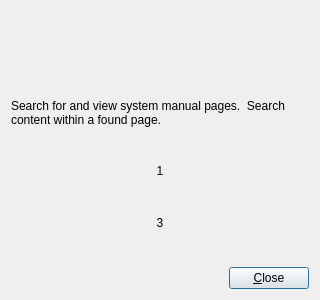
<?xml version="1.0" encoding="UTF-8"?>
<ui version="4.0">
 <author>David Sugar</author>
 <comment>** Copyright (C) 2011-2017 Tycho Softworks.
**
** This program is free software: you can redistribute it and/or modify
** it under the terms of the GNU General Public License as published
** by the Free Software Foundation, either version 3 of the License, or
** (at your option) any later version.
**
** This program is distributed in the hope that it will be useful,
** but WITHOUT ANY WARRANTY; without even the implied warranty of
** MERCHANTABILITY or FITNESS FOR A PARTICULAR PURPOSE.  See the
** GNU General Public License for more details.
**
** You should have received a copy of the GNU General Public License
** along with this program.  If not, see &lt;http://www.gnu.org/licenses/&gt;.</comment>
 <class>About</class>
 <widget class="QDialog" name="About">
  <property name="windowModality">
   <enum>Qt::NonModal</enum>
  </property>
  <property name="geometry">
   <rect>
    <x>0</x>
    <y>0</y>
    <width>320</width>
    <height>300</height>
   </rect>
  </property>
  <property name="windowTitle">
   <string notr="true">Dialog</string>
  </property>
  <property name="modal">
   <bool>true</bool>
  </property>
  <layout class="QGridLayout" name="gridLayout">
   <item row="0" column="0">
    <layout class="QVBoxLayout" name="verticalLayout">
     <item>
      <layout class="QHBoxLayout" name="horizontalLayout">
       <item>
        <widget class="QToolButton" name="aboutButton">
         <property name="toolTip">
          <string>Project Page</string>
         </property>
         <property name="styleSheet">
          <string notr="true">border: none;</string>
         </property>
         <property name="text">
          <string/>
         </property>
         <property name="icon">
          <iconset>
           <normalon>:/images/manpager.png</normalon>
          </iconset>
         </property>
         <property name="iconSize">
          <size>
           <width>48</width>
           <height>48</height>
          </size>
         </property>
        </widget>
       </item>
       <item>
        <widget class="QToolButton" name="supportButton">
         <property name="toolTip">
          <string>Tycho Support</string>
         </property>
         <property name="styleSheet">
          <string notr="true">border: none;</string>
         </property>
         <property name="text">
          <string/>
         </property>
         <property name="icon">
          <iconset>
           <normalon>:/images/support.png</normalon>
          </iconset>
         </property>
         <property name="iconSize">
          <size>
           <width>48</width>
           <height>48</height>
          </size>
         </property>
        </widget>
       </item>
       <item>
        <widget class="QToolButton" name="contactButton">
         <property name="toolTip">
          <string>Contact Community</string>
         </property>
         <property name="styleSheet">
          <string notr="true">border: none;</string>
         </property>
         <property name="text">
          <string/>
         </property>
         <property name="icon">
          <iconset>
           <normalon>:/images/contact.png</normalon>
          </iconset>
         </property>
         <property name="iconSize">
          <size>
           <width>48</width>
           <height>48</height>
          </size>
         </property>
        </widget>
       </item>
       <item>
        <widget class="QToolButton" name="developButton">
         <property name="toolTip">
          <string>Development Site</string>
         </property>
         <property name="styleSheet">
          <string notr="true">border: none;</string>
         </property>
         <property name="text">
          <string/>
         </property>
         <property name="icon">
          <iconset>
           <normalon>:/images/develop.png</normalon>
          </iconset>
         </property>
         <property name="iconSize">
          <size>
           <width>48</width>
           <height>48</height>
          </size>
         </property>
        </widget>
       </item>
       <item>
        <spacer name="horizontalSpacer">
         <property name="orientation">
          <enum>Qt::Horizontal</enum>
         </property>
         <property name="sizeHint" stdset="0">
          <size>
           <width>40</width>
           <height>20</height>
          </size>
         </property>
        </spacer>
       </item>
      </layout>
     </item>
     <item>
      <spacer name="verticalSpacer">
       <property name="orientation">
        <enum>Qt::Vertical</enum>
       </property>
       <property name="sizeHint" stdset="0">
        <size>
         <width>20</width>
         <height>40</height>
        </size>
       </property>
      </spacer>
     </item>
     <item>
      <widget class="QLabel" name="labelAbout">
       <property name="text">
        <string>Search for and view system manual pages.  Search content within a found page.</string>
       </property>
       <property name="alignment">
        <set>Qt::AlignLeading|Qt::AlignLeft|Qt::AlignVCenter</set>
       </property>
       <property name="wordWrap">
        <bool>true</bool>
       </property>
      </widget>
     </item>
     <item>
      <spacer name="verticalSpacer_4">
       <property name="orientation">
        <enum>Qt::Vertical</enum>
       </property>
       <property name="sizeHint" stdset="0">
        <size>
         <width>20</width>
         <height>40</height>
        </size>
       </property>
      </spacer>
     </item>
     <item>
      <widget class="QLabel" name="labelCopyright">
       <property name="text">
        <string notr="true">1</string>
       </property>
       <property name="alignment">
        <set>Qt::AlignCenter</set>
       </property>
      </widget>
     </item>
     <item>
      <spacer name="verticalSpacer_2">
       <property name="orientation">
        <enum>Qt::Vertical</enum>
       </property>
       <property name="sizeHint" stdset="0">
        <size>
         <width>20</width>
         <height>40</height>
        </size>
       </property>
      </spacer>
     </item>
     <item>
      <widget class="QLabel" name="labelVersion">
       <property name="text">
        <string notr="true">3</string>
       </property>
       <property name="alignment">
        <set>Qt::AlignCenter</set>
       </property>
      </widget>
     </item>
     <item>
      <spacer name="verticalSpacer_3">
       <property name="orientation">
        <enum>Qt::Vertical</enum>
       </property>
       <property name="sizeHint" stdset="0">
        <size>
         <width>20</width>
         <height>40</height>
        </size>
       </property>
      </spacer>
     </item>
     <item>
      <layout class="QHBoxLayout" name="horizontalLayout_2">
       <item>
        <spacer name="horizontalSpacer_2">
         <property name="orientation">
          <enum>Qt::Horizontal</enum>
         </property>
         <property name="sizeHint" stdset="0">
          <size>
           <width>40</width>
           <height>20</height>
          </size>
         </property>
        </spacer>
       </item>
       <item>
        <widget class="QPushButton" name="closeButton">
         <property name="sizePolicy">
          <sizepolicy hsizetype="Preferred" vsizetype="Fixed">
           <horstretch>0</horstretch>
           <verstretch>0</verstretch>
          </sizepolicy>
         </property>
         <property name="text">
          <string>&amp;Close</string>
         </property>
         <property name="icon">
          <iconset theme="dialog-close">
           <normaloff>.</normaloff>.</iconset>
         </property>
        </widget>
       </item>
      </layout>
     </item>
    </layout>
   </item>
  </layout>
 </widget>
 <resources/>
 <connections/>
</ui>
